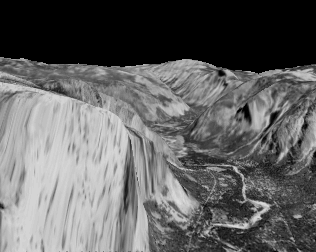
#> input picture PW_optical_flow/data/yosemite/yos9.png, 316 x 252 px, found by its file name
$ python gradhorn.py
#> lines starting #> are read from the running program, lines starting #| are printed output that depends on the picture
import numpy as np
import os
import scipy
import matplotlib.pyplot as plt


def gradhorn(I1, I2):
    filter_x = 0.25*np.asarray([[0,0,0],[0,-1,1],[0,-1,1]])
    filter_y = 0.25*np.asarray([[0,0,0],[0,-1,-1],[0,1,1]])
    filter_t = 0.25*np.asarray([[0,0,0],[0,1,1],[0,1,1]])
    Ix = scipy.signal.convolve2d(I1,filter_x,mode='same')+scipy.signal.convolve2d(I2,filter_x,mode='same')
    Iy = scipy.signal.convolve2d(I1,filter_y,mode='same')+scipy.signal.convolve2d(I2,filter_y,mode='same')
    It = scipy.signal.convolve2d(I2,filter_t,mode='same')-scipy.signal.convolve2d(I1,filter_t,mode='same')
    return Ix,Iy,It

def rgb2gray(rgb):

    r, g, b = rgb[:,:,0], rgb[:,:,1], rgb[:,:,2]
    gray = 0.2989 * r + 0.5870 * g + 0.1140 * b

    return gray

if __name__ == "__main__":
    I1 = plt.imread("../data/yosemite/yos9.png")
#> I1 is the input picture: shape (252, 316) float32; min 0, max 0.863, mean 0.39
    I2 = plt.imread("../data/yosemite/yos10.png")
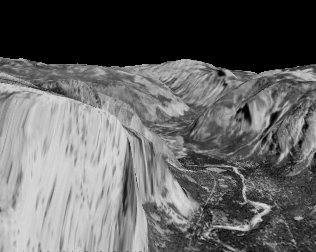
#> input picture PW_optical_flow/data/yosemite/yos10.png, 316 x 252 px, found by its file name
#> I2 is the input picture: shape (252, 316) float32; min 0, max 0.863, mean 0.391
    Ix,Iy,It = gradhorn(I1,I2)
#> in gradhorn, `Ix = scipy.signal.convolve2d(I1,filter_x,mode='same')+scipy.signal.con..`:
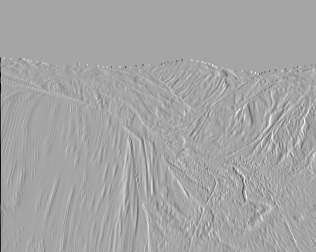
#> Ix: shape (252, 316) float64; min -0.792, max 0.431, mean -0.000869; drawn with min black and max white
#> in gradhorn, `Iy = scipy.signal.convolve2d(I1,filter_y,mode='same')+scipy.signal.con..`:
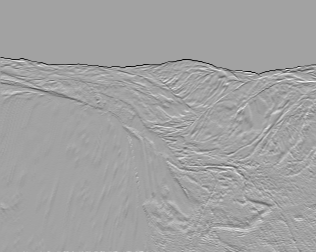
#> Iy: shape (252, 316) float64; min -0.722, max 0.412, mean -0.00185; drawn with min black and max white
#> in gradhorn, `It = scipy.signal.convolve2d(I2,filter_t,mode='same')-scipy.signal.con..`:
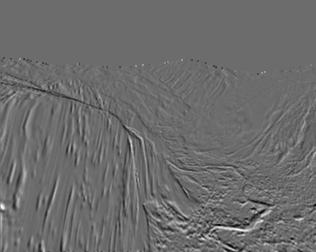
#> It: shape (252, 316) float64; min -0.42, max 0.569, mean 0.000463; drawn with min black and max white
    fig = plt.figure()
    fig.add_subplot(1, 3, 1)
    plt.imshow(Ix)
    plt.title('I_x')
    fig.add_subplot(1, 3, 2)
    plt.imshow(Iy)
    plt.title('I_y')
    fig.add_subplot(1, 3, 3)
    plt.imshow(It)
    plt.title('I_t')
    plt.show()
